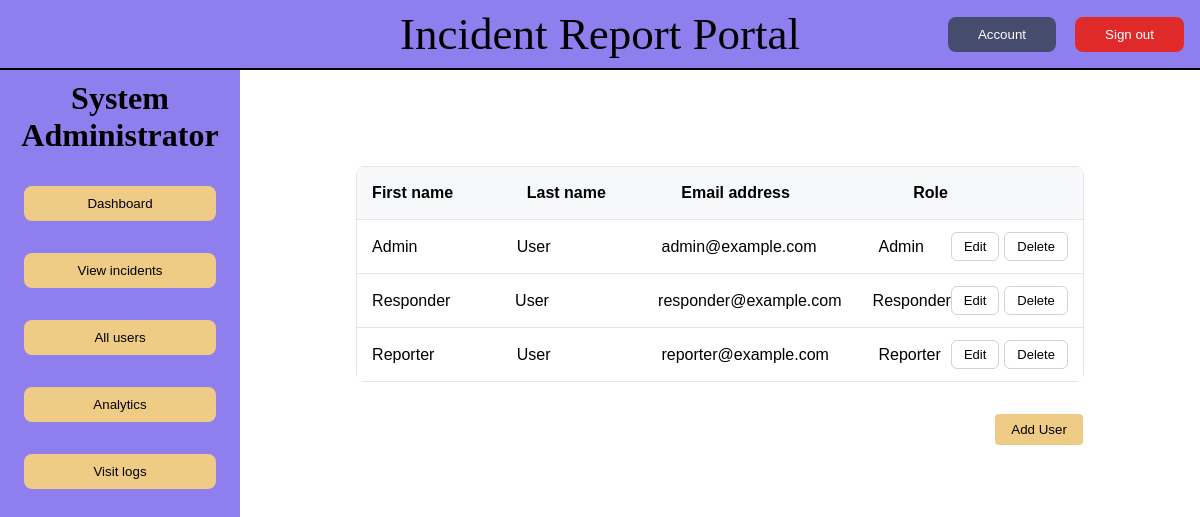
Page /pages/admin/allUsers.php (signed in) on the committed database.
### tables this page shows
CREATE TABLE user (
    user_id INT AUTO_INCREMENT PRIMARY KEY,
    role_id INT NOT NULL,
    first_name VARCHAR(50),
    last_name VARCHAR(50),
    username VARCHAR(50) UNIQUE NOT NULL,
    email VARCHAR(255) UNIQUE NOT NULL,
    password_hash VARCHAR(255) NOT NULL,
    created_at DATETIME DEFAULT CURRENT_TIMESTAMP,
    FOREIGN KEY (role_id) REFERENCES role(role_id)
);

CREATE TABLE role (
    role_id INT AUTO_INCREMENT PRIMARY KEY,
    role VARCHAR(50) NOT NULL
);

### pages/admin/allUsers.php (the view, shortened to what this page needs)
<?php
require_once "../../includes/db.php";
$sql = "
SELECT user.user_id, user.first_name, user.last_name, user.email, role.role
FROM user
JOIN role ON user.role_id = role.role_id
";
$content = '
<div class="all_users_wrapper">
  <section class="all_users" id="allUsers">
    <div class="all_users_header">
      <p>First name</p>
      <p>Last name</p>
      <p>Email address</p>
      <p>Role</p>
    </div>
    <ul class="user-list">
';
$result = $mysqli->query($sql);
if ($result && $result->num_rows > 0) {
  while ($row = $result->fetch_assoc()) {
    $content .= "
      <li>
        <p>{$row['first_name']}</p>
        <p>{$row['last_name']}</p>
        <p>{$row['email']}</p>
        <p>{$row['role']}</p>
        <div>
          <button class='edit-btn' data-userid={$row['user_id']} data-first-name={$row['first_name']} data-role={$row['role']}>Edit</button>
          <button class='delete-btn' data-userid={$row['user_id']}>Delete</button>
        </div>
      </li>
    ";
  }
}
$content .= '
    </ul>
  </section>
  <button class="add-user-button" onclick="window.location.href=\'add_user.php\'">Add User</button>
</div>
';
require "../../includes/layout.php";
?>

### css/main.css (style rules this page uses)
body { display: grid; grid-template-columns: 15rem auto; grid-template-rows: auto 1fr; height: 100vh; width: 100vw; margin: 0; }

### css/global.css (style rules this page uses)
:root { --primary-bg-color: #8f7fee; --primary-bg-hover-color: #7541ef; --primary-bt-color: #eecc85; --primary-bt-hover-color: #e6b863; --primary-bt-delete-color: #e02a2a; --primary-bt-delete-hover-color: #b32222; }

### css/all_users.css (style rules this page uses)
.all_users_wrapper { width: 90%; margin: 2rem auto; display: flex; flex-direction: column; overflow: hidden; }
.all_users { width: 90%; margin: 2rem auto; font-family: sans-serif; border: 1px solid #e3e5e8; border-radius: 8px; }
.all_users_header { display: grid; grid-template-columns: 2fr 2fr 3fr 1fr 1fr; font-weight: bold; background: #f7f8fa; padding: 1px 15px; border-bottom: 1px solid #e3e5e8; }
.user-list { list-style: none; padding: 0; margin: 0; max-height: 60vh; overflow-y: auto; }
.user-list li { display: grid; grid-template-columns: 2fr 2fr 3fr 1fr 1fr; align-items: center; padding: 12px 15px; border-bottom: 1px solid #e3e5e8; background: white; }
.user-list li:last-child { border-bottom: none; }
.user-list li p { margin: 0; }
.user-list li div { display: flex; justify-content: flex-end; gap: 5px; }
.user-list button { padding: 6px 12px; border: 1px solid #cfd2d8; background: white; border-radius: 6px; cursor: pointer; font-size: 13px; transition: background 0.15s; }
.add-user-button { align-self: flex-end; margin-right: 5%; padding: 8px 16px; border-radius: 4px; border-style: none; background-color: var(--primary-bt-color); transition: 0.1s; cursor: pointer; }

### rows in the picture
user: first_name "Admin", last_name "User", email "admin@example.com", role.role "Admin"
user: first_name "Responder", last_name "User", email "responder@example.com", role.role "Responder"
user: first_name "Reporter", last_name "User", email "reporter@example.com", role.role "Reporter"
